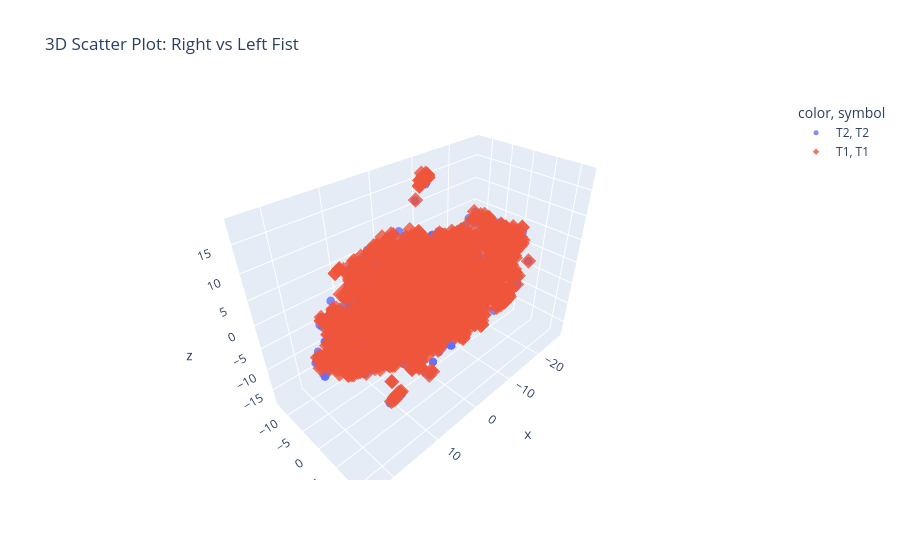

Source (notebook cell):
### Code cell
import plotly.express as px

def plotly_3D_graph(data):
    # Take first 3 features for 3D plotting
    x = data[:, 0]   # feature 1
    y = data[:, 1]   # feature 2
    z = data[:, 2]   # feature 3

    # Create 3D scatter plot
    fig = px.scatter_3d(
        x=x,
        y=y,
        z=z,
        color=y_dummy,   # colors by class (right_fist / left_fist)
        symbol=y_dummy,  # optional: different marker symbols per class
        title="3D Scatter Plot: Right vs Left Fist"
    )

    fig.update_traces(marker=dict(size=5, opacity=0.8))
    fig.show()
    

plotly_3D_graph(X_tsne)

### Figure 1 — Plotly figure (JSON) as saved in the notebook; plotly's stock layout.template omitted (floating-point values rounded to 4 significant figures; data arrays with more than 128 entries replaced by an {"elided": "..."} marker saying what was removed)
{"data": [{"hovertemplate": "color=T2<br>symbol=T2<br>x=%{x}<br>y=%{y}<br>z=%{z}<extra></extra>", "legendgroup": "T2, T2", "marker": {"color": "#636efa", "opacity": 0.8, "size": 5, "symbol": "circle"}, "mode": "markers", "name": "T2, T2", "scene": "scene", "showlegend": true, "type": "scatter3d", "x": {"elided": "1954 float values"}, "y": {"elided": "1954 float values"}, "z": {"elided": "1954 float values"}}, {"hovertemplate": "color=T1<br>symbol=T1<br>x=%{x}<br>y=%{y}<br>z=%{z}<extra></extra>", "legendgroup": "T1, T1", "marker": {"color": "#EF553B", "opacity": 0.8, "size": 5, "symbol": "diamond"}, "mode": "markers", "name": "T1, T1", "scene": "scene", "showlegend": true, "type": "scatter3d", "x": {"elided": "1958 float values"}, "y": {"elided": "1958 float values"}, "z": {"elided": "1958 float values"}}], "layout": {"legend": {"title": {"text": "color, symbol"}, "tracegroupgap": 0}, "scene": {"domain": {"x": [0, 1], "y": [0, 1]}, "xaxis": {"title": {"text": "x"}}, "yaxis": {"title": {"text": "y"}}, "zaxis": {"title": {"text": "z"}}}, "title": {"text": "3D Scatter Plot: Right vs Left Fist"}}}
